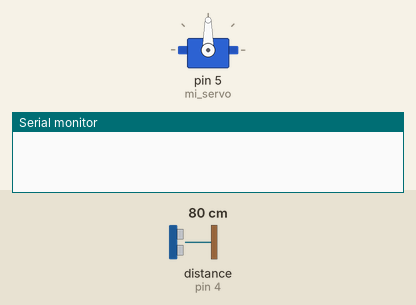
This sketch was run on a simulated Arduino Uno, built with avr-gcc and run on an emulated ATmega328P. On the bench: servo, the last lines printed to the serial monitor. Wiring (inferred from the names in the program): ultrasonic range finder: trigger pin 3; echo pin 4. The inputs (shaded band) are chosen by the test bench; at power-on: distance to the obstacle (sensor on pin 4) 80 cm. The echo pulse lasts 58.3 µs per cm.

Above: at 1.8 s.
1.9 s: distance to the obstacle (sensor on pin 4) set to 18 cm
3.4 s: distance to the obstacle (sensor on pin 4) set to 14 cm
At 5.2 s:
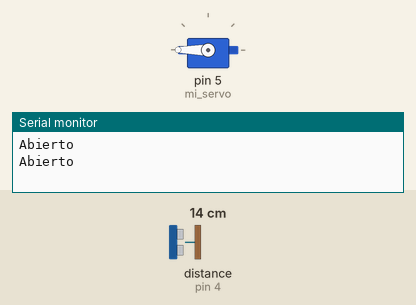
5.5 s: distance to the obstacle (sensor on pin 4) set to 35 cm
At 7.0 s:
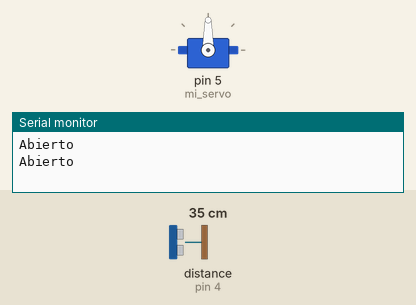
7.5 s: distance to the obstacle (sensor on pin 4) set to 2 cm
At 8.6 s:
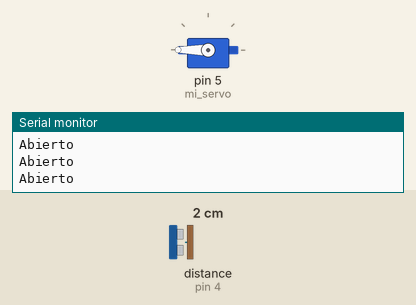
Timing chart, 0 to 10.5 s (numbered marks = the images above; inputs shaded):
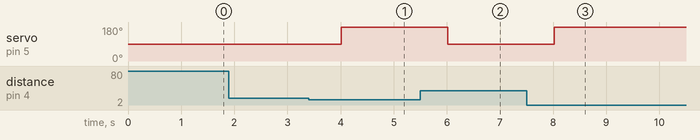

The sketch:

Servo_y_SensorUltrasonica.ino
```cpp
#include <Servo.h>
Servo mi_servo;

const int trigPin = 3;
const int echoPin = 4;

void setup() {
  Serial.begin(9600);

  mi_servo.attach(5);

  pinMode(trigPin, OUTPUT);
  pinMode(echoPin, INPUT);

}

void loop() {
  checkAndActivateServo(trigPin, echoPin, mi_servo);
  delay(1000);
}

void checkAndActivateServo(int trigPin, int echoPin, Servo &servo) {
  float distance = getDistance(trigPin, echoPin);

  if (distance < 15 && distance > 1) {
    Serial.println("Abierto");
    servo.write(360);
  }
  else {
      servo.write(90);
    }
}

float getDistance(int trigPin, int echoPin) {
  digitalWrite(trigPin, LOW);
  delayMicroseconds (2);
  digitalWrite(trigPin, HIGH);
  delayMicroseconds (10);
  digitalWrite(trigPin, LOW);
  return pulseIn(echoPin, HIGH) * 0.034 / 2.0;
}
```

Measured:
- the behaviour switches between 16 and 15 cm on distance to the obstacle (sensor on pin 4) (found by bisection; images 0 and 1)
- after the input at 1.9 s, every drawn part: stays the same
- after the input at 3.4 s, servo on pin 5 (mi_servo): 90° → 180° after 0.62 s
- after the input at 5.5 s, servo on pin 5 (mi_servo): 180° → 90° after 0.52 s
- after the input at 7.5 s, servo on pin 5 (mi_servo): 90° → 180° after 0.52 s
